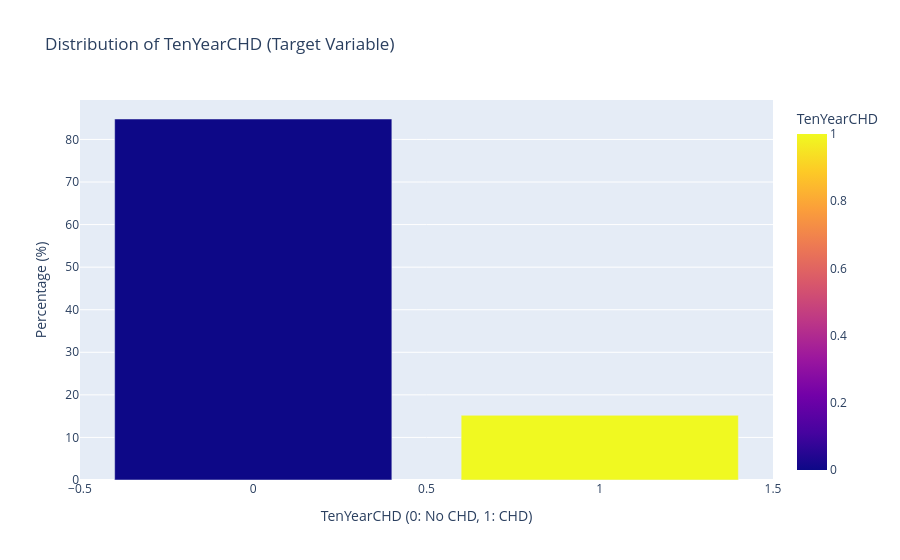

Notebook cell for this chart:
### Markdown cell above
### Target Variable Distribution

The target variable, `TenYearCHD`, indicates the presence or absence of Coronary Heart Disease. Understanding its distribution is critical, especially to check for class imbalance.

### Code cell
# Check the distribution of the target variable
print("\nDistribution of 'TenYearCHD' (Target Variable):")
target_distribution = df['TenYearCHD'].value_counts()
print(target_distribution)

print("\nPercentage distribution of 'TenYearCHD':")
target_percentage = df['TenYearCHD'].value_counts(normalize=True) * 100
print(target_percentage)

# Visualize target variable distribution
# Prepare the percentage distribution DataFrame for plotting
target_percentage_df = target_percentage.reset_index()
target_percentage_df.columns = ['TenYearCHD', 'proportion']

fig = px.bar(
    target_percentage_df,
    x='TenYearCHD',
    y='proportion',
    labels={'TenYearCHD': 'TenYearCHD', 'proportion': 'Percentage'},
    title='Distribution of TenYearCHD (Target Variable)',
    color='TenYearCHD',
    color_discrete_map={0: 'lightgreen', 1: 'salmon'}
)
fig.update_layout(xaxis_title="TenYearCHD (0: No CHD, 1: CHD)", yaxis_title="Percentage (%)")
fig.show()

### Figure 1 — Plotly figure (JSON) as saved in the notebook; plotly's stock layout.template omitted (floating-point values rounded to 4 significant figures)
{"data": [{"hovertemplate": "TenYearCHD=%{marker.color}<br>Percentage=%{y}<extra></extra>", "legendgroup": "", "marker": {"color": [0, 1], "coloraxis": "coloraxis", "pattern": {"shape": ""}}, "name": "", "orientation": "v", "showlegend": false, "textposition": "auto", "type": "bar", "x": [0, 1], "xaxis": "x", "y": [84.8, 15.2], "yaxis": "y"}], "layout": {"barmode": "relative", "coloraxis": {"colorbar": {"title": {"text": "TenYearCHD"}}, "colorscale": [[0, "#0d0887"], [0.1111, "#46039f"], [0.2222, "#7201a8"], [0.3333, "#9c179e"], [0.4444, "#bd3786"], [0.5556, "#d8576b"], [0.6667, "#ed7953"], [0.7778, "#fb9f3a"], [0.8889, "#fdca26"], [1, "#f0f921"]]}, "legend": {"tracegroupgap": 0}, "title": {"text": "Distribution of TenYearCHD (Target Variable)"}, "xaxis": {"anchor": "y", "domain": [0, 1], "title": {"text": "TenYearCHD (0: No CHD, 1: CHD)"}}, "yaxis": {"anchor": "x", "domain": [0, 1], "title": {"text": "Percentage (%)"}}}}
